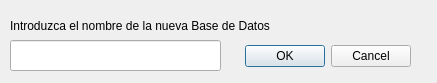
<?xml version="1.0" encoding="UTF-8"?>
<ui version="4.0">
 <class>Dialog</class>
 <widget class="QDialog" name="Dialog">
  <property name="geometry">
   <rect>
    <x>0</x>
    <y>0</y>
    <width>437</width>
    <height>83</height>
   </rect>
  </property>
  <property name="windowTitle">
   <string>New Database</string>
  </property>
  <widget class="QDialogButtonBox" name="buttonBox">
   <property name="geometry">
    <rect>
     <x>230</x>
     <y>40</y>
     <width>181</width>
     <height>32</height>
    </rect>
   </property>
   <property name="orientation">
    <enum>Qt::Horizontal</enum>
   </property>
   <property name="standardButtons">
    <set>QDialogButtonBox::Cancel|QDialogButtonBox::Ok</set>
   </property>
  </widget>
  <widget class="QLabel" name="label_alert_message">
   <property name="geometry">
    <rect>
     <x>10</x>
     <y>10</y>
     <width>401</width>
     <height>31</height>
    </rect>
   </property>
   <property name="text">
    <string>Introduzca el nombre de la nueva Base de Datos</string>
   </property>
  </widget>
  <widget class="QLineEdit" name="lineEdit">
   <property name="geometry">
    <rect>
     <x>10</x>
     <y>40</y>
     <width>211</width>
     <height>31</height>
    </rect>
   </property>
  </widget>
 </widget>
 <resources/>
 <connections>
  <connection>
   <sender>buttonBox</sender>
   <signal>accepted()</signal>
   <receiver>Dialog</receiver>
   <slot>accept()</slot>
   <hints>
    <hint type="sourcelabel">
     <x>248</x>
     <y>254</y>
    </hint>
    <hint type="destinationlabel">
     <x>157</x>
     <y>274</y>
    </hint>
   </hints>
  </connection>
  <connection>
   <sender>buttonBox</sender>
   <signal>rejected()</signal>
   <receiver>Dialog</receiver>
   <slot>reject()</slot>
   <hints>
    <hint type="sourcelabel">
     <x>316</x>
     <y>260</y>
    </hint>
    <hint type="destinationlabel">
     <x>286</x>
     <y>274</y>
    </hint>
   </hints>
  </connection>
 </connections>
</ui>
